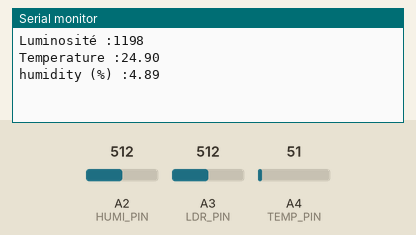
The sketch below on a simulated Arduino Uno, built with avr-gcc and run on an emulated ATmega328P. Parts: the last lines printed to the serial monitor. Inputs (shaded band) come from the test bench; at power-on: A4 (TEMP_PIN) = 51, A2 (HUMI_PIN) = 512, A3 (LDR_PIN) = 512.

Above: at 2.8 s.
2.9 s: A4 (TEMP_PIN) set to 61
5.6 s: A2 (HUMI_PIN) set to 716
At 7.5 s:
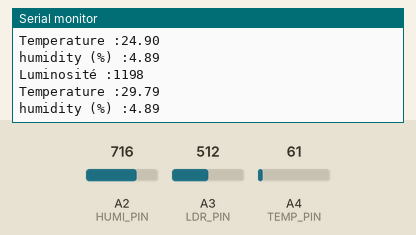
8.3 s: A3 (LDR_PIN) set to 716
At 10.6 s:
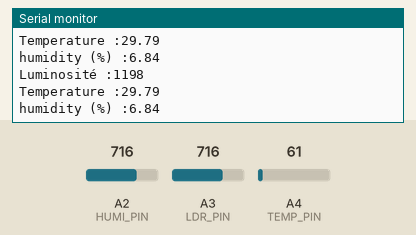
11.0 s: A4 (TEMP_PIN) set to 71
At 13.3 s:
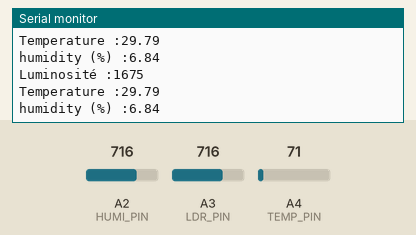
13.7 s: A2 (HUMI_PIN) set to 900
At 15.0 s:
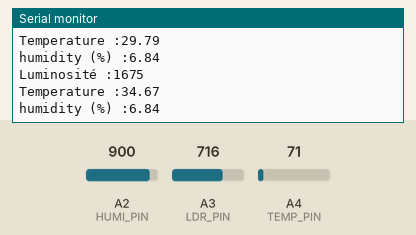
16.4 s: A3 (LDR_PIN) set to 900
At 19.4 s:
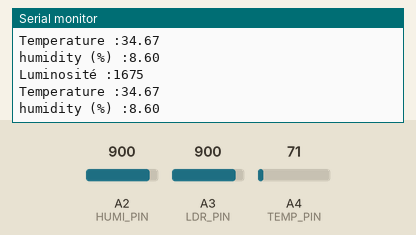
Timing chart, 0 to 20.1 s (numbered marks = the images above; inputs shaded):
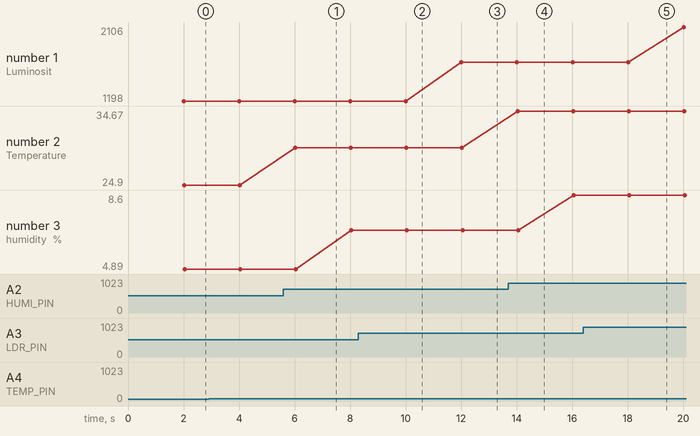

Measured:
- plotted number 1: 1675 → 2106 after the input at 16.4 s
- plotted number 3: 4.89 → 6.84 after the input at 5.6 s, 6.84 → 8.6 after the input at 13.7 s

The sketch:

capteur.ino
```cpp
#define LDR_PIN A3
#define TEMP_PIN A4
#define HUMI_PIN A2

float temp_value;
int ldr_value;
float humi_value;

void setup() {
  pinMode(LDR_PIN, INPUT);
  pinMode(TEMP_PIN, INPUT);
  pinMode(HUMI_PIN, INPUT);

  //inutile pour le programme final
  Serial.begin(9600);
}

void loop() {
  //Luminosity (Lux)
  ldr_value = analogRead(LDR_PIN);
  ldr_value = ldr_value * 2.34;

  //Température (°C)
  temp_value = analogRead(TEMP_PIN);
  temp_value = temp_value * 0.48828125;

  //humidity (%)
  humi_value = analogRead(HUMI_PIN) /10.23;
  humi_value = humi_value / 10.23;

  delay(2000);

  //inutile pour le programme final
  Serial.print("Luminosité :");
  Serial.println(ldr_value);

  Serial.print("Temperature :");
  Serial.println(temp_value);

  Serial.print("humidity (%) :");
  Serial.println(humi_value);
}
```
